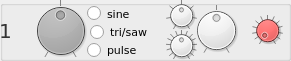
    <widget class="QGroupBox" name="osc1">
     <property name="enabled">
      <bool>true</bool>
     </property>
     <property name="geometry">
      <rect>
       <x>14</x>
       <y>42</y>
       <width>291</width>
       <height>61</height>
      </rect>
     </property>
     <property name="styleSheet">
      <string notr="true"/>
     </property>
     <widget class="QRadioButton" name="osc_1_waveform_tri">
      <property name="geometry">
       <rect>
        <x>90</x>
        <y>22</y>
        <width>71</width>
        <height>20</height>
       </rect>
      </property>
      <property name="font">
       <font>
        <family>DejaVu Sans</family>
        <pointsize>8</pointsize>
       </font>
      </property>
      <property name="text">
       <string>tri/saw</string>
      </property>
      <attribute name="buttonGroup">
       <string notr="true">osc_1_waveform</string>
      </attribute>
     </widget>
     <widget class="QRadioButton" name="osc_1_waveform_pul">
      <property name="geometry">
       <rect>
        <x>87</x>
        <y>40</y>
        <width>60</width>
        <height>20</height>
       </rect>
      </property>
      <property name="font">
       <font>
        <family>DejaVu Sans</family>
        <pointsize>8</pointsize>
       </font>
      </property>
      <property name="text">
       <string>pulse</string>
      </property>
      <attribute name="buttonGroup">
       <string notr="true">osc_1_waveform</string>
      </attribute>
     </widget>
     <widget class="QRadioButton" name="osc_1_waveform_sin">
      <property name="geometry">
       <rect>
        <x>87</x>
        <y>4</y>
        <width>60</width>
        <height>19</height>
       </rect>
      </property>
      <property name="font">
       <font>
        <family>DejaVu Sans</family>
        <pointsize>8</pointsize>
       </font>
      </property>
      <property name="text">
       <string>sine</string>
      </property>
      <attribute name="buttonGroup">
       <string notr="true">osc_1_waveform</string>
      </attribute>
     </widget>
     <widget class="QLabel" name="osc_1_label">
      <property name="geometry">
       <rect>
        <x>-10</x>
        <y>10</y>
        <width>31</width>
        <height>41</height>
       </rect>
      </property>
      <property name="font">
       <font>
        <family>DejaVu Sans</family>
        <pointsize>15</pointsize>
        <weight>50</weight>
        <bold>false</bold>
       </font>
      </property>
      <property name="styleSheet">
       <string notr="true">color: #333</string>
      </property>
      <property name="text">
       <string>1</string>
      </property>
      <property name="alignment">
       <set>Qt::AlignCenter</set>
      </property>
     </widget>
     <widget class="QDial" name="osc_1_shape">
      <property name="geometry">
       <rect>
        <x>30</x>
        <y>0</y>
        <width>61</width>
        <height>61</height>
       </rect>
      </property>
      <property name="toolTip">
       <string>&lt;html&gt;&lt;head/&gt;&lt;body&gt;&lt;p&gt;oscilator shape&lt;/span&gt;&lt;/p&gt;&lt;/body&gt;&lt;/html&gt;</string>
      </property>
      <property name="styleSheet">
       <string notr="true">background-color:darkgrey</string>
      </property>
      <property name="minimum">
       <number>-100</number>
      </property>
      <property name="maximum">
       <number>100</number>
      </property>
      <property name="invertedAppearance">
       <bool>false</bool>
      </property>
      <property name="invertedControls">
       <bool>false</bool>
      </property>
      <property name="notchTarget">
       <double>100.000000000000000</double>
      </property>
      <property name="notchesVisible">
       <bool>true</bool>
      </property>
     </widget>
     <widget class="QDial" name="osc_1_octave">
      <property name="geometry">
       <rect>
        <x>166</x>
        <y>0</y>
        <width>31</width>
        <height>31</height>
       </rect>
      </property>
      <property name="palette">
       <palette>
        <active>
         <colorrole role="Button">
          <brush brushstyle="SolidPattern">
           <color alpha="255">
            <red>239</red>
            <green>239</green>
            <blue>239</blue>
           </color>
          </brush>
         </colorrole>
         <colorrole role="Base">
          <brush brushstyle="SolidPattern">
           <color alpha="255">
            <red>239</red>
            <green>239</green>
            <blue>239</blue>
           </color>
          </brush>
         </colorrole>
         <colorrole role="Window">
          <brush brushstyle="SolidPattern">
           <color alpha="255">
            <red>239</red>
            <green>239</green>
            <blue>239</blue>
           </color>
          </brush>
         </colorrole>
         <colorrole role="Highlight">
          <brush brushstyle="SolidPattern">
           <color alpha="255">
            <red>0</red>
            <green>100</green>
            <blue>0</blue>
           </color>
          </brush>
         </colorrole>
        </active>
        <inactive>
         <colorrole role="Button">
          <brush brushstyle="SolidPattern">
           <color alpha="255">
            <red>239</red>
            <green>239</green>
            <blue>239</blue>
           </color>
          </brush>
         </colorrole>
         <colorrole role="Base">
          <brush brushstyle="SolidPattern">
           <color alpha="255">
            <red>239</red>
            <green>239</green>
            <blue>239</blue>
           </color>
          </brush>
         </colorrole>
         <colorrole role="Window">
          <brush brushstyle="SolidPattern">
           <color alpha="255">
            <red>239</red>
            <green>239</green>
            <blue>239</blue>
           </color>
          </brush>
         </colorrole>
         <colorrole role="Highlight">
          <brush brushstyle="SolidPattern">
           <color alpha="255">
            <red>0</red>
            <green>100</green>
            <blue>0</blue>
           </color>
          </brush>
         </colorrole>
        </inactive>
        <disabled>
         <colorrole role="Button">
          <brush brushstyle="SolidPattern">
           <color alpha="255">
            <red>239</red>
            <green>239</green>
            <blue>239</blue>
           </color>
          </brush>
         </colorrole>
         <colorrole role="Base">
          <brush brushstyle="SolidPattern">
           <color alpha="255">
            <red>239</red>
            <green>239</green>
            <blue>239</blue>
           </color>
          </brush>
         </colorrole>
         <colorrole role="Window">
          <brush brushstyle="SolidPattern">
           <color alpha="255">
            <red>239</red>
            <green>239</green>
            <blue>239</blue>
           </color>
          </brush>
         </colorrole>
         <colorrole role="Highlight">
          <brush brushstyle="SolidPattern">
           <color alpha="255">
            <red>0</red>
            <green>100</green>
            <blue>0</blue>
           </color>
          </brush>
         </colorrole>
        </disabled>
       </palette>
      </property>
      <property name="toolTip">
       <string>&lt;html&gt;&lt;head/&gt;&lt;body&gt;&lt;p&gt;octave&lt;/p&gt;&lt;/body&gt;&lt;/html&gt;</string>
      </property>
      <property name="minimum">
       <number>-3</number>
      </property>
      <property name="maximum">
       <number>3</number>
      </property>
      <property name="pageStep">
       <number>1</number>
      </property>
      <property name="wrapping">
       <bool>false</bool>
      </property>
      <property name="notchesVisible">
       <bool>true</bool>
      </property>
     </widget>
     <widget class="QDial" name="osc_1_pitch_semi">
      <property name="geometry">
       <rect>
        <x>166</x>
        <y>30</y>
        <width>31</width>
        <height>31</height>
       </rect>
      </property>
      <property name="palette">
       <palette>
        <active>
         <colorrole role="Button">
          <brush brushstyle="SolidPattern">
           <color alpha="255">
            <red>239</red>
            <green>239</green>
            <blue>239</blue>
           </color>
          </brush>
         </colorrole>
         <colorrole role="Base">
          <brush brushstyle="SolidPattern">
           <color alpha="255">
            <red>239</red>
            <green>239</green>
            <blue>239</blue>
           </color>
          </brush>
         </colorrole>
         <colorrole role="Window">
          <brush brushstyle="SolidPattern">
           <color alpha="255">
            <red>239</red>
            <green>239</green>
            <blue>239</blue>
           </color>
          </brush>
         </colorrole>
         <colorrole role="Highlight">
          <brush brushstyle="SolidPattern">
           <color alpha="255">
            <red>0</red>
            <green>100</green>
            <blue>0</blue>
           </color>
          </brush>
         </colorrole>
        </active>
        <inactive>
         <colorrole role="Button">
          <brush brushstyle="SolidPattern">
           <color alpha="255">
            <red>239</red>
            <green>239</green>
            <blue>239</blue>
           </color>
          </brush>
         </colorrole>
         <colorrole role="Base">
          <brush brushstyle="SolidPattern">
           <color alpha="255">
            <red>239</red>
            <green>239</green>
            <blue>239</blue>
           </color>
          </brush>
         </colorrole>
         <colorrole role="Window">
          <brush brushstyle="SolidPattern">
           <color alpha="255">
            <red>239</red>
            <green>239</green>
            <blue>239</blue>
           </color>
          </brush>
         </colorrole>
         <colorrole role="Highlight">
          <brush brushstyle="SolidPattern">
           <color alpha="255">
            <red>0</red>
            <green>100</green>
            <blue>0</blue>
           </color>
          </brush>
         </colorrole>
        </inactive>
        <disabled>
         <colorrole role="Button">
          <brush brushstyle="SolidPattern">
           <color alpha="255">
            <red>239</red>
            <green>239</green>
            <blue>239</blue>
           </color>
          </brush>
         </colorrole>
         <colorrole role="Base">
          <brush brushstyle="SolidPattern">
           <color alpha="255">
            <red>239</red>
            <green>239</green>
            <blue>239</blue>
           </color>
          </brush>
         </colorrole>
         <colorrole role="Window">
          <brush brushstyle="SolidPattern">
           <color alpha="255">
            <red>239</red>
            <green>239</green>
            <blue>239</blue>
           </color>
          </brush>
         </colorrole>
         <colorrole role="Highlight">
          <brush brushstyle="SolidPattern">
           <color alpha="255">
            <red>0</red>
            <green>100</green>
            <blue>0</blue>
           </color>
          </brush>
         </colorrole>
        </disabled>
       </palette>
      </property>
      <property name="toolTip">
       <string>&lt;html&gt;&lt;head/&gt;&lt;body&gt;&lt;p&gt;semitone&lt;/p&gt;&lt;/body&gt;&lt;/html&gt;</string>
      </property>
      <property name="minimum">
       <number>-7</number>
      </property>
      <property name="maximum">
       <number>7</number>
      </property>
      <property name="pageStep">
       <number>1</number>
      </property>
      <property name="notchTarget">
       <double>0.000000000000000</double>
      </property>
      <property name="notchesVisible">
       <bool>true</bool>
      </property>
     </widget>
     <widget class="QDial" name="osc_1_pitch_fine">
      <property name="geometry">
       <rect>
        <x>191</x>
        <y>0</y>
        <width>51</width>
        <height>61</height>
       </rect>
      </property>
      <property name="toolTip">
       <string>&lt;html&gt;&lt;head/&gt;&lt;body&gt;&lt;p&gt;fine tune&lt;/p&gt;&lt;/body&gt;&lt;/html&gt;</string>
      </property>
      <property name="styleSheet">
       <string notr="true"/>
      </property>
      <property name="minimum">
       <number>-999</number>
      </property>
      <property name="maximum">
       <number>999</number>
      </property>
      <property name="singleStep">
       <number>1</number>
      </property>
      <property name="value">
       <number>0</number>
      </property>
      <property name="notchTarget">
       <double>500.000000000000000</double>
      </property>
      <property name="notchesVisible">
       <bool>true</bool>
      </property>
     </widget>
     <widget class="QDial" name="osc_1_p_wheel_range">
      <property name="geometry">
       <rect>
        <x>252</x>
        <y>10</y>
        <width>31</width>
        <height>41</height>
       </rect>
      </property>
      <property name="palette">
       <palette>
        <active>
         <colorrole role="Button">
          <brush brushstyle="SolidPattern">
           <color alpha="255">
            <red>255</red>
            <green>0</green>
            <blue>0</blue>
           </color>
          </brush>
         </colorrole>
         <colorrole role="Base">
          <brush brushstyle="SolidPattern">
           <color alpha="255">
            <red>255</red>
            <green>0</green>
            <blue>0</blue>
           </color>
          </brush>
         </colorrole>
         <colorrole role="Window">
          <brush brushstyle="SolidPattern">
           <color alpha="255">
            <red>255</red>
            <green>0</green>
            <blue>0</blue>
           </color>
          </brush>
         </colorrole>
         <colorrole role="Highlight">
          <brush brushstyle="SolidPattern">
           <color alpha="255">
            <red>0</red>
            <green>100</green>
            <blue>0</blue>
           </color>
          </brush>
         </colorrole>
        </active>
        <inactive>
         <colorrole role="Button">
          <brush brushstyle="SolidPattern">
           <color alpha="255">
            <red>255</red>
            <green>0</green>
            <blue>0</blue>
           </color>
          </brush>
         </colorrole>
         <colorrole role="Base">
          <brush brushstyle="SolidPattern">
           <color alpha="255">
            <red>255</red>
            <green>0</green>
            <blue>0</blue>
           </color>
          </brush>
         </colorrole>
         <colorrole role="Window">
          <brush brushstyle="SolidPattern">
           <color alpha="255">
            <red>255</red>
            <green>0</green>
            <blue>0</blue>
           </color>
          </brush>
         </colorrole>
         <colorrole role="Highlight">
          <brush brushstyle="SolidPattern">
           <color alpha="255">
            <red>0</red>
            <green>100</green>
            <blue>0</blue>
           </color>
          </brush>
         </colorrole>
        </inactive>
        <disabled>
         <colorrole role="Button">
          <brush brushstyle="SolidPattern">
           <color alpha="255">
            <red>255</red>
            <green>0</green>
            <blue>0</blue>
           </color>
          </brush>
         </colorrole>
         <colorrole role="Base">
          <brush brushstyle="SolidPattern">
           <color alpha="255">
            <red>255</red>
            <green>0</green>
            <blue>0</blue>
           </color>
          </brush>
         </colorrole>
         <colorrole role="Window">
          <brush brushstyle="SolidPattern">
           <color alpha="255">
            <red>255</red>
            <green>0</green>
            <blue>0</blue>
           </color>
          </brush>
         </colorrole>
         <colorrole role="Highlight">
          <brush brushstyle="SolidPattern">
           <color alpha="255">
            <red>0</red>
            <green>100</green>
            <blue>0</blue>
           </color>
          </brush>
         </colorrole>
        </disabled>
       </palette>
      </property>
      <property name="font">
       <font>
        <pointsize>10</pointsize>
       </font>
      </property>
      <property name="toolTip">
       <string>&lt;html&gt;&lt;head/&gt;&lt;body&gt;&lt;p&gt;pitchbend range&lt;/p&gt;&lt;/body&gt;&lt;/html&gt;</string>
      </property>
      <property name="styleSheet">
       <string notr="true">background-color:red</string>
      </property>
      <property name="minimum">
       <number>0</number>
      </property>
      <property name="maximum">
       <number>12</number>
      </property>
      <property name="pageStep">
       <number>1</number>
      </property>
      <property name="notchTarget">
       <double>0.000000000000000</double>
      </property>
      <property name="notchesVisible">
       <bool>true</bool>
      </property>
     </widget>
    </widget>
